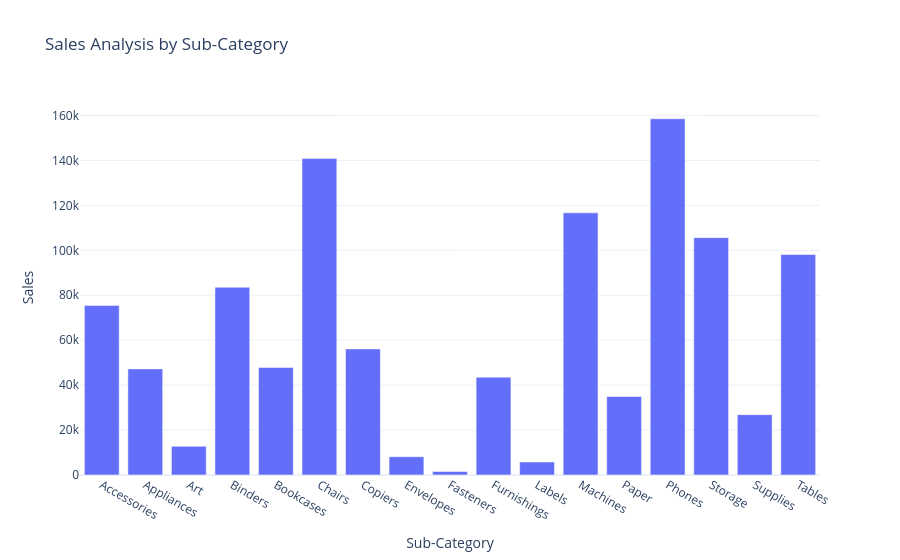

The notebook cell this image was saved under:
### Code cell
fig = px.bar(sales_by_subcategory, 
             x='Sub-Category', 
             y='Sales', 
             title='Sales Analysis by Sub-Category')
fig.show()

### Figure 1 — Plotly figure (JSON) as saved in the notebook; plotly's stock layout.template omitted (floating-point values rounded to 4 significant figures)
{"data": [{"alignmentgroup": "True", "hovertemplate": "Sub-Category=%{x}<br>Sales=%{y}<extra></extra>", "legendgroup": "", "marker": {"color": "#636efa", "pattern": {"shape": ""}}, "name": "", "offsetgroup": "", "orientation": "v", "showlegend": false, "textposition": "auto", "type": "bar", "x": ["Accessories", "Appliances", "Art", "Binders", "Bookcases", "Chairs", "Copiers", "Envelopes", "Fasteners", "Furnishings", "Labels", "Machines", "Paper", "Phones", "Storage", "Supplies", "Tables"], "xaxis": "x", "y": [75510.0, 47220.0, 12760.0, 83590.0, 47900.0, 140900.0, 56130.0, 8130.0, 1564.0, 43560.0, 5807.0, 116700.0, 34950.0, 158600.0, 105700.0, 26860.0, 98170.0], "yaxis": "y"}], "layout": {"autosize": true, "barmode": "relative", "legend": {"tracegroupgap": 0}, "title": {"text": "Sales Analysis by Sub-Category"}, "xaxis": {"anchor": "y", "autorange": true, "domain": [0, 1], "range": [-0.5, 16.5], "title": {"text": "Sub-Category"}, "type": "category"}, "yaxis": {"anchor": "x", "autorange": true, "domain": [0, 1], "range": [0, 166900.0], "title": {"text": "Sales"}, "type": "linear"}}}
